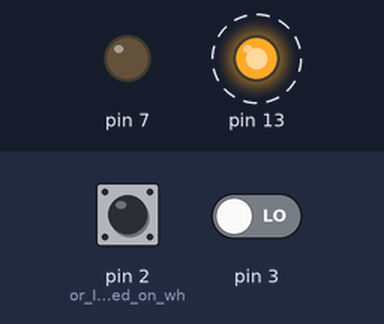
A sketch run on a simulated Arduino Uno, built with avr-gcc and run on an emulated ATmega328P. On the bench: output pins drawn as LEDs (lit = HIGH). Dashed ring = blinking. The inputs (shaded band) are chosen by the test bench; at power-on: pin 2 (or_INPUT_mode_based_on_wh) HIGH, pin 3 LOW. Sleep ends after the set time or at an interrupt.

Above: at 0.1 s.
At 5.1 s:
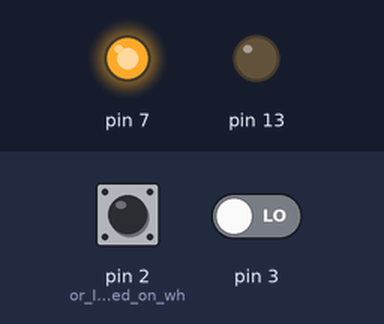
Timing chart, 0 to 6.6 s (numbered marks = the images above):
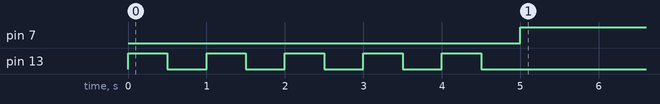

Measured:
- by itself, pin 7: LOW → HIGH at 5.0 s
- by itself, pin 13: alternates HIGH for 0.50 s and LOW for 0.50 s, 10 changes in all, then stays LOW

The sketch:

pinTrigger.ino
```cpp
// (licence header left out)
/***************************** Function *************************************
 The uHex is in sleep state until pin2=LOW and pin3=HIGH.
 Once waked, the LED on the board will flash for some seconds and then go to sleep again.
 ******************************************************************************/


#include "microPoly.h"

void setup()
{

 /** Set waking condition from sleep state
  * use 'PolyuHex.addPinTrigger(pin, state, logic)'
  *  -pin: 2 or 3
  *  -state: HIGH or LOW
  *  -logic: OR or AND, it is optional, default is OR
  * **/

 pinMode( 2, INPUT_PULLUP);  //or INPUT mode based on what's the sensor
 pinMode( 3, INPUT);

 /* only 2 will trigger*/
 //PolyuHex.addPinTrigger( 2, LOW );

 /* only 3 will trigger*/
 //PolyuHex.addPinTrigger( 3, HIGH );

 /* Any 2 or 3 will trigger*/
 //PolyuHex.addPinTrigger( 2, LOW );
 //PolyuHex.addPinTrigger( 3, HIGH, OR);

 /* Both 2 and 3 will trigger */
 PolyuHex.addPinTrigger( 2, LOW );
 PolyuHex.addPinTrigger( 3, HIGH, AND);

 /** Set the inial overtime: it will go to sleep after 'overtime' senconds when there is not any trigger event
  * use 'PolyuHex.setOvertime(seconds)'
  *   -seconds: 0 to 255
  * note: the overtime will be reset to 0 after wake from sleep
  * **/
 PolyuHex.setRunOvertime(5);

 /** application init **/
 pinMode( 13, OUTPUT );

}


void loop()
{
  /**your code**/
  digitalWrite(13, HIGH);
  delay(500);
  digitalWrite(13, LOW);
  delay(500);

  /**Goto sleep if timeout**/
  if ( PolyuHex.isRunOvertime() )
  {
    PolyuHex.sleep(); //the program will stop here until be waked, and run again from here
    PolyuHex.setRunOvertime(10);    //It will go to sleep after 10 senconds when there is not any trigger event
  }

}
```
